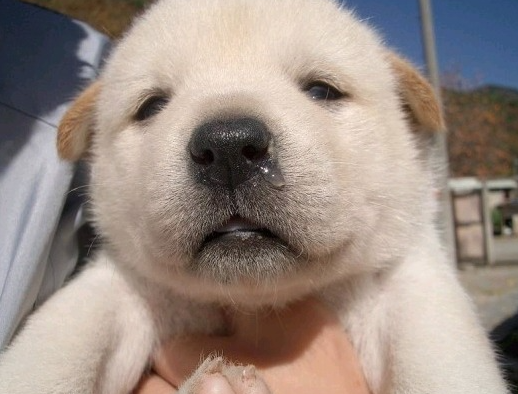
#> input picture dog.png, 518 x 394 px
$ jupyter execute --allow-errors ch13.ipynb
#> lines starting #> are read from the running program, lines starting #| are printed output that depends on the picture; pictures that were not available may be replaced by others from this repository, and a replacement may not be noted
[cell 1]
import numpy as np
import cv2
from matplotlib import pyplot as plt

[cell 2]
img = cv2.imread('dog.png',cv2.IMREAD_COLOR)
#> img is the input picture: shape (394, 518, 3); mean B, G, R 132.5, 140.9, 155.1
img = cv2.cvtColor(img, cv2.COLOR_BGR2RGB)

[cell 3]
img[100:-100,100:-100,0]=0
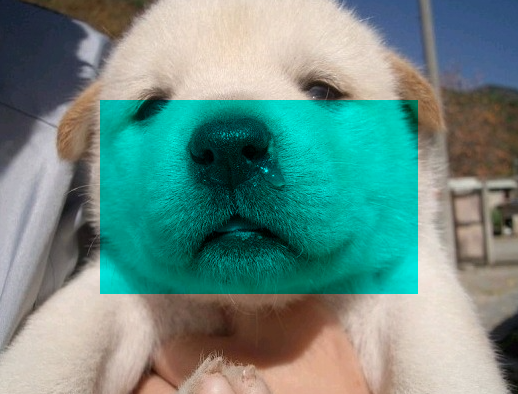
#> img: shape (394, 518, 3); mean R, G, B 107.5, 140.9, 132.5
img[100:-100,100:-100,2]=0
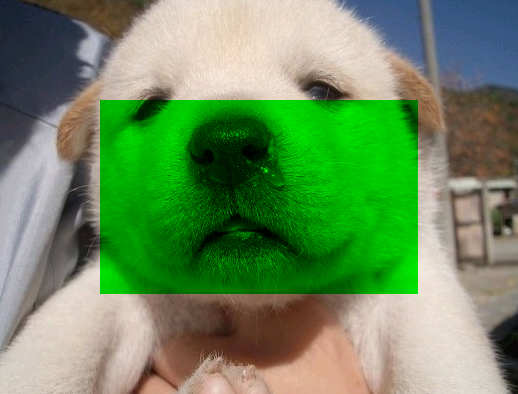
#> img: shape (394, 518, 3); mean R, G, B 107.5, 140.9, 93.7

[cell 4]
img.shape
#> Out = (394, 518, 3)

[cell 5]
replicate = cv2.copyMakeBorder(img,10,10,10,10,cv2.BORDER_REPLICATE)
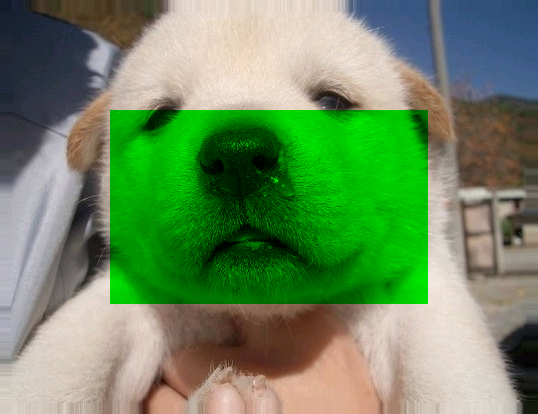
#> replicate: shape (414, 538, 3); mean R, G, B 109.4, 139.5, 96.2

[cell 6]
plt.imshow(replicate)
plt.xticks([]), plt.yticks([]) # to hide tick values on X and Y axis
plt.show()

[cell 7]
BLUE = [255,0,0]
img1 = cv2.imread('dog.png')
replicate = cv2.copyMakeBorder(img1,10,10,10,10,cv2.BORDER_REPLICATE)
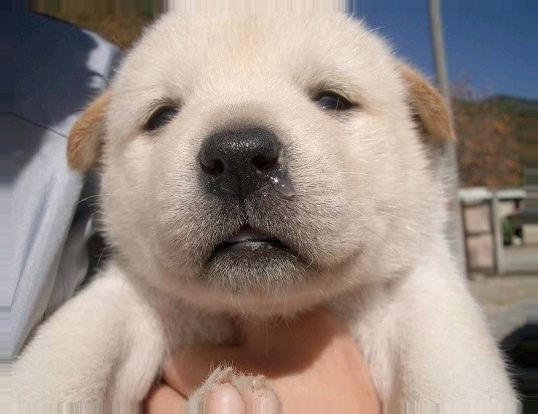
#> replicate: shape (414, 538, 3); mean B, G, R 131.8, 139.5, 153
reflect = cv2.copyMakeBorder(img1,10,10,10,10,cv2.BORDER_REFLECT)
reflect101 = cv2.copyMakeBorder(img1,10,10,10,10,cv2.BORDER_REFLECT_101)
wrap = cv2.copyMakeBorder(img1,10,10,10,10,cv2.BORDER_WRAP)
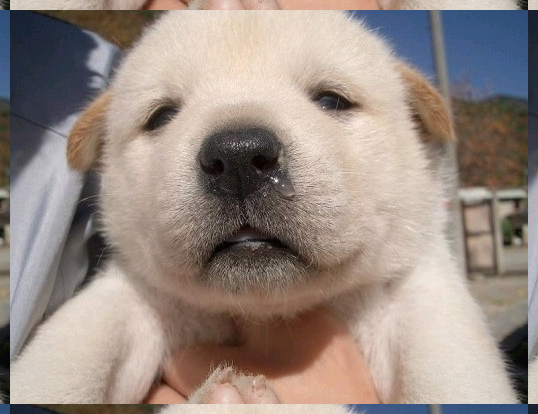
#> wrap: shape (414, 538, 3); mean B, G, R 131.9, 139.6, 153.2
constant= cv2.copyMakeBorder(img1,10,10,10,10,cv2.BORDER_CONSTANT,value=BLUE)
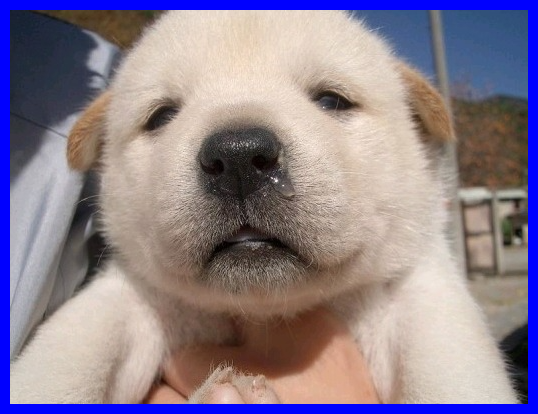
#> constant: shape (414, 538, 3); mean B, G, R 142.8, 129.1, 142.1
plt.subplot(231),plt.imshow(img1,'gray'),plt.title('ORIGINAL')
plt.subplot(232),plt.imshow(replicate,'gray'),plt.title('REPLICATE')
plt.subplot(233),plt.imshow(reflect,'gray'),plt.title('REFLECT')
plt.subplot(234),plt.imshow(reflect101,'gray'),plt.title('REFLECT_101')
plt.subplot(235),plt.imshow(wrap,'gray'),plt.title('WRAP')
plt.subplot(236),plt.imshow(constant,'gray'),plt.title('CONSTANT')
plt.show()
#> figure, not shown here; B, G, R data is drawn as R, G, B

[cell 8]
img1 = cv2.imread('ml.jpg')
img2 = cv2.imread('opencv.png')
dst = cv2.addWeighted(img1,0.7,img2,0.3,0)

#> (a cell that did not finish here is left out)

#> (a cell that did not finish here is left out)

#> (a cell that did not finish here is left out)

#> (a cell that did not finish here is left out)

[cell 13]
import numpy as np
import cv2
from matplotlib import pyplot as plt

[cell 14]
# Load two images
img1 = cv2.imread('ml.jpg')
img2 = cv2.imread('opencv.png')
# I want to put logo on top-left corner, So I create a ROI
#> (the rest of this cell did not finish here and is left out)

#> (a cell that did not finish here is left out)

#> (a cell that did not finish here is left out)

#> (a cell that did not finish here is left out)

#> (a cell that did not finish here is left out)

#> (a cell that did not finish here is left out)

[cell 20]
cv2.imshow('res',img1)
cv2.waitKey(0)
cv2.destroyAllWindows()

[cell 21]
import cv2
import numpy as np
cap = cv2.VideoCapture('tracking1.avi')
while(cap.isOpened):
    # Take each frame
    _, frame = cap.read()
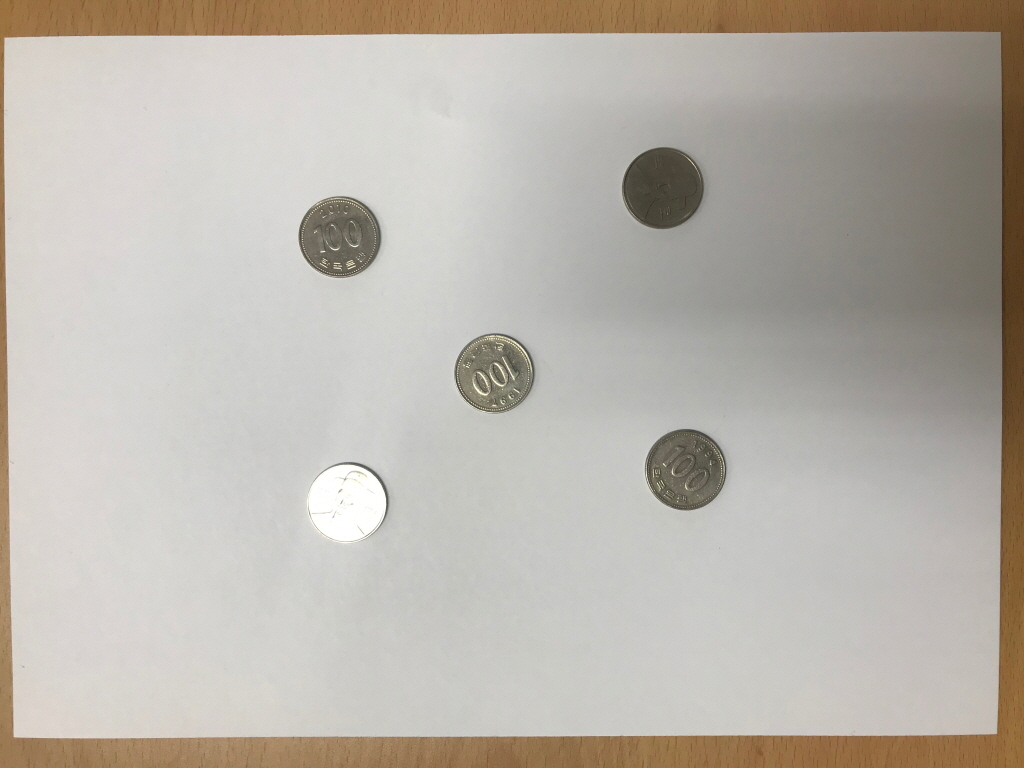
#> input picture sIMG_8253.JPG, 1024 x 768 px, given in place of tracking1.avi, which was not available
#> frame is the input picture: shape (768, 1024, 3); mean B, G, R 171.7, 180, 185.7
    # Convert BGR to HSV
    hsv = cv2.cvtColor(frame, cv2.COLOR_BGR2HSV)
#> hsv: shape (768, 1024, 3); mean H, S, V 24.1, 23.7, 185.9
    # define range of blue color in HSV
    lower_blue = np.array([110,50,50])
    upper_blue = np.array([130,255,255])
    # Threshold the HSV image to get only blue colors
    mask = cv2.inRange(hsv, lower_blue, upper_blue)
#> mask: shape (768, 1024); every value is 0
    # Bitwise-AND mask and original image
    res = cv2.bitwise_and(frame,frame, mask= mask)
#> res: shape (768, 1024, 3); every value is 0
    cv2.imshow('frame',frame)
    cv2.imshow('mask',mask)
    cv2.imshow('res',res)
    k = cv2.waitKey(5) & 0xFF
#> (key Esc is pressed here)
    if k == 27:
        break
cap.release()
cv2.destroyAllWindows()
